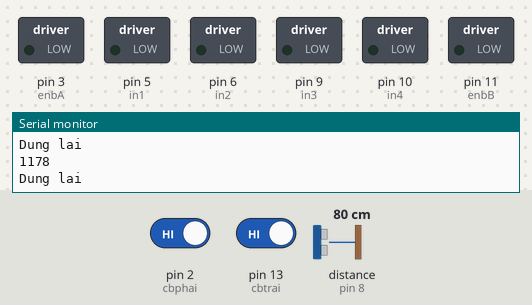
The sketch below on a simulated Arduino Uno, built with avr-gcc and run on an emulated ATmega328P. On the bench: switched loads named in the sketch (green lamp = pin HIGH), the last lines printed to the serial monitor. Wiring (inferred from the names in the program): ultrasonic range finder: trigger pin 7; echo pin 8. The inputs (shaded band) are chosen by the test bench; at power-on: distance to the obstacle (sensor on pin 8) 80 cm, pin 2 (cbphai) HIGH, pin 13 (cbtrai) HIGH. The echo pulse lasts 58.3 µs per cm; pins used as bus, display or sensor lines are not drawn.

Above: at 1.2 s.
1.3 s: distance to the obstacle (sensor on pin 8) set to 120 cm
4.3 s: distance to the obstacle (sensor on pin 8) set to 9 cm
7.3 s: pin 2 (cbphai) driven LOW
At 8.5 s:
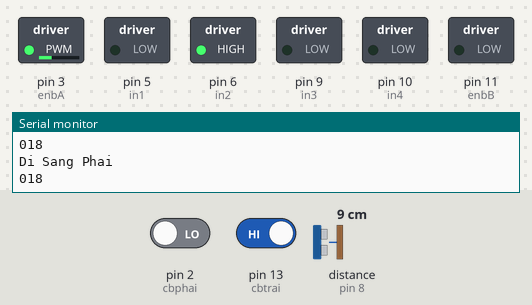
8.8 s: pin 13 (cbtrai) driven LOW
At 9.7 s:
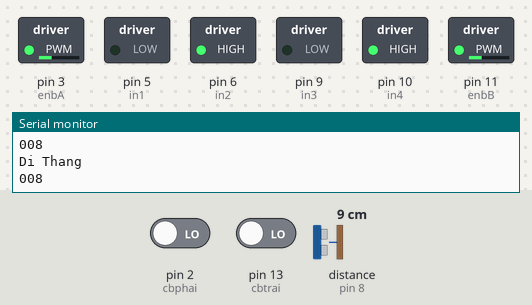
10.3 s: pin 2 (cbphai) driven HIGH
At 10.9 s:
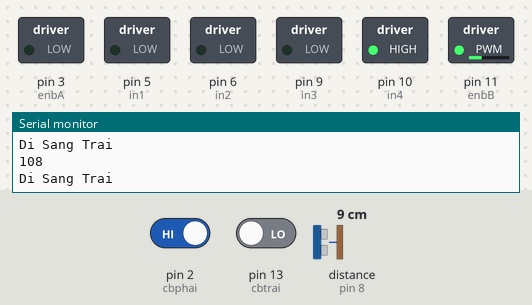
11.8 s: distance to the obstacle (sensor on pin 8) set to 24 cm
14.8 s: distance to the obstacle (sensor on pin 8) set to 30 cm
At 16.1 s:
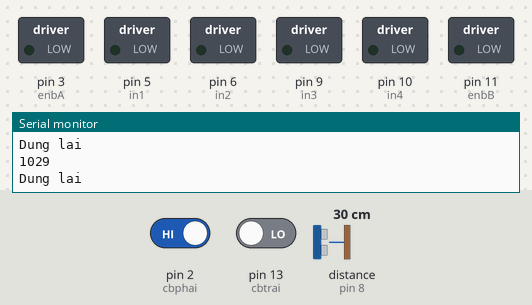
Timing chart, 0 to 17.3 s (numbered marks = the images above; inputs shaded):
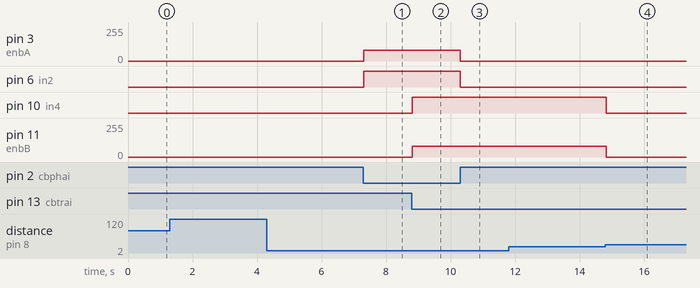

Measured:
- the behaviour switches between 26 and 27 cm on distance to the obstacle (sensor on pin 8) (found by bisection; images 3 and 4)
- after the input at 7.3 s, pin 3 (enbA): 0/255 → 80/255 at once; pin 6 (in2): LOW → HIGH at once
- after the input at 8.8 s, pin 10 (in4): LOW → HIGH at once; pin 11 (enbB): 0/255 → 80/255 at once
- after the input at 10.3 s, pin 3 (enbA): 80/255 → 0/255 at once; pin 6 (in2): HIGH → LOW at once
- after the input at 14.8 s, pin 10 (in4): HIGH → LOW at once; pin 11 (enbB): 80/255 → 0/255 at once

The sketch:

robotchaytheovatdan.ino
```cpp
//Desgine by Lựu
int enbA=3;
int in1 = 5;
int in2 = 6;
int in3 = 9;
int in4 = 10;
int enbB=11;

const int echo=8;
const int trig=7;

int cbphai=2;
int cbtrai=13;

unsigned long thoigian;
int khoangcach;

void setup() {
  // put your setup code here, to run once:

  pinMode(trig, OUTPUT);
  pinMode(echo, INPUT);

  pinMode(cbtrai,INPUT);
  pinMode(cbphai,INPUT);

  pinMode(in1, OUTPUT);
  pinMode(in2, OUTPUT);
  pinMode(in3, OUTPUT);
  pinMode(in4, OUTPUT);
  pinMode(enbA, OUTPUT);
  pinMode(enbB, OUTPUT);
  digitalWrite(in1, LOW);
  digitalWrite(in2, LOW);
  digitalWrite(in3, LOW);
  digitalWrite(in4, LOW);
  digitalWrite(enbA, LOW);
  digitalWrite(enbB, LOW);

  Serial.begin(9600);


}

void loop()
{
  int gtcbphai = digitalRead(cbphai);
  int gtcbtrai = digitalRead(cbtrai);
  khoangcach = 0;
  dokhoangcach();
  Serial.print(gtcbphai);
  Serial.print(gtcbtrai);
  Serial.println(khoangcach);
  if(khoangcach<=25 && khoangcach>=5 ){
    if(gtcbtrai==0 && gtcbphai==0){
      dithang();Serial.println("Di Thang");
    }
    else if(gtcbtrai!=0 && gtcbphai==0){
      disangphai();
      Serial.println("Di Sang Phai");
    }
    else if(gtcbtrai==0 && gtcbphai!=0){
      disangtrai();
      Serial.println("Di Sang Trai");
  }
    else {dunglai();Serial.println("Dung lai");}
  }
  else if(khoangcach>25){dunglai();Serial.println("Dung lai");}
  else if(khoangcach<5 && gtcbtrai==0 && gtcbphai==0){
    dilui();Serial.println("Di Lui");
    }
}
void dithang()
{
  analogWrite(enbA, 80);
  analogWrite(enbB, 80);
  digitalWrite(in1, 0);
  digitalWrite(in2, 1);
  digitalWrite(in3, 0);
  digitalWrite(in4, 1);


}
void dunglai(){
  analogWrite(enbA, 0);
  analogWrite(enbB, 0);
  digitalWrite(in1, 0);
  digitalWrite(in2, 0);
  digitalWrite(in3, 0);
  digitalWrite(in4, 0);
  }

void disangphai()
{
  analogWrite(enbA, 80);
  analogWrite(enbB, 0);
  digitalWrite(in1, 0);
  digitalWrite(in2, 1);
  digitalWrite(in3, 0);
  digitalWrite(in4, 0);


}
void disangtrai()
{
  analogWrite(enbA, 0);
  analogWrite(enbB, 80);
  digitalWrite(in1, 0);
  digitalWrite(in2, 0);
  digitalWrite(in3, 0);
  digitalWrite(in4, 1);

}

void dilui()
{
  analogWrite(enbA, 80);
  analogWrite(enbB, 80);
  digitalWrite(in1, 1);
  digitalWrite(in2, 0);
  digitalWrite(in3, 1);
  digitalWrite(in4, 0);

}


void dokhoangcach()
{

  digitalWrite(trig, LOW);
  delayMicroseconds(2);
  digitalWrite(trig, HIGH);
  delayMicroseconds(10);
  digitalWrite(trig, LOW);


  // Đo độ rộng xung HIGH ở chân echo.
  thoigian = pulseIn(echo, HIGH);

  khoangcach = thoigian / 2 / 29.412;

}
```
